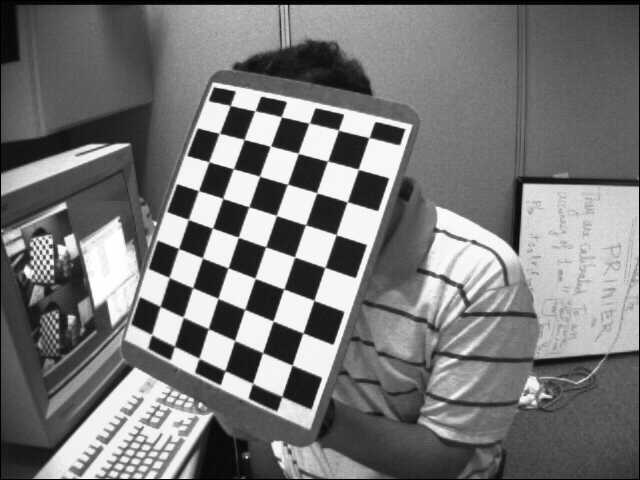
#> input picture opencv/left07.jpg, 640 x 480 px
$ python chapter5.py
#> lines starting #> are read from the running program, lines starting #| are printed output that depends on the picture
# warp perspective
import cv2
import numpy as np

img = cv2.imread("../left07.jpg")
#> img is the input picture: shape (480, 640, 3); min 0, max 255, mean 119.5

width, height = 200,300
# imgResult = np.zeros((height,width), np.uint8)
# cv2.imshow("yo", imgResult)
pts1 = np.float32([[215,70],[416,112],[121,351],[305,439 ]])
pts2 = np.float32([[0,0],[width,0],[0,height],[width,height]])
matrix = cv2.getPerspectiveTransform(pts1,pts2)
imgResult = cv2.warpPerspective(img, matrix,(width,height))
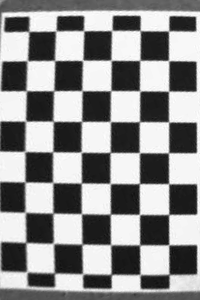
#> imgResult: shape (300, 200, 3); min 8, max 255, mean 141.2

cv2.imshow("Image", img)
cv2.imshow("Output", imgResult)

k = cv2.waitKey(0)
#> (key Esc is pressed here)
if k == 27:   #'Esc'
  cv2.destroyAllWindows()

$ run again, with opencv/left01.jpg copied over opencv/left07.jpg
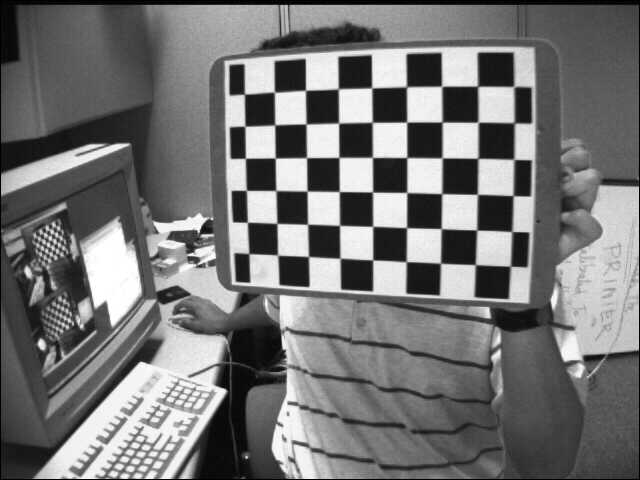
#> input picture opencv/left01.jpg, 640 x 480 px
#> img is the input picture: shape (480, 640, 3); min 0, max 255, mean 116.6
#> `imgResult = cv2.warpPerspective(img, matrix,(width,height))`:
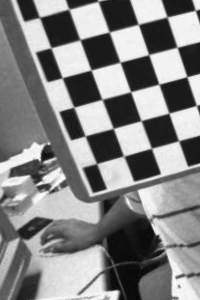
#> imgResult: shape (300, 200, 3); min 3, max 255, mean 132.8

$ run again, with opencv/left02.jpg copied over opencv/left07.jpg
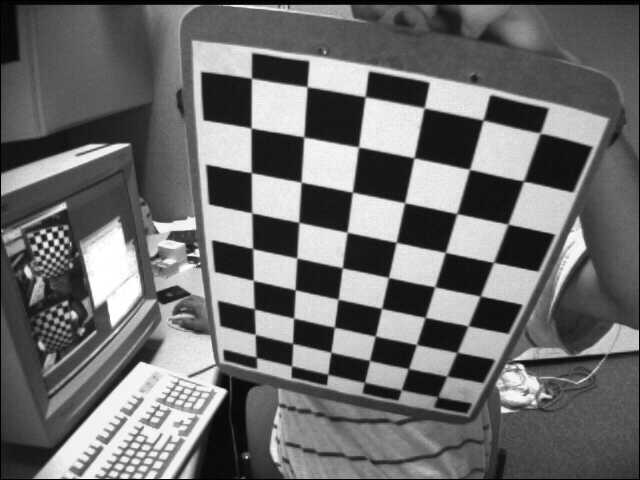
#> input picture opencv/left02.jpg, 640 x 480 px
#> img is the input picture: shape (480, 640, 3); min 0, max 255, mean 109
#> `imgResult = cv2.warpPerspective(img, matrix,(width,height))`:
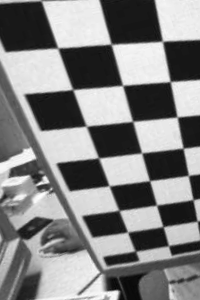
#> imgResult: shape (300, 200, 3); min 2, max 255, mean 130.8

$ run again, with opencv/left03.jpg copied over opencv/left07.jpg
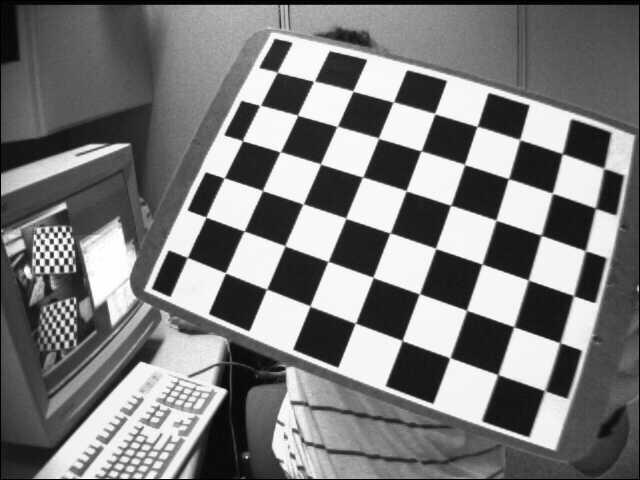
#> input picture opencv/left03.jpg, 640 x 480 px
#> img is the input picture: shape (480, 640, 3); min 0, max 255, mean 122.9
#> `imgResult = cv2.warpPerspective(img, matrix,(width,height))`:
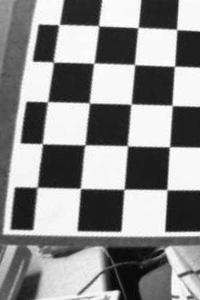
#> imgResult: shape (300, 200, 3); min 3, max 255, mean 140.3
